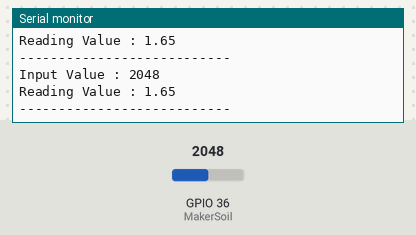
A sketch run on a simulated ESP32. Parts: the last lines printed to the serial monitor. Inputs (shaded band) come from the test bench; at power-on: GPIO 36 (MakerSoil) = 2048.

Above: at 1.8 s.
1.9 s: GPIO 36 (MakerSoil) set to 2866
At 2.8 s:
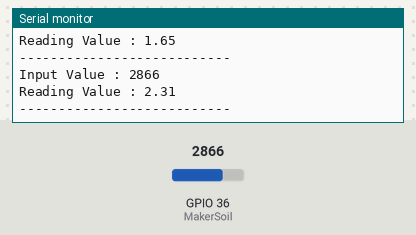
3.4 s: GPIO 36 (MakerSoil) set to 3603
At 4.7 s:
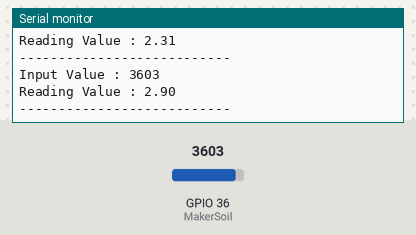
Timing chart, 0 to 6.4 s (numbered marks = the images above; inputs shaded):
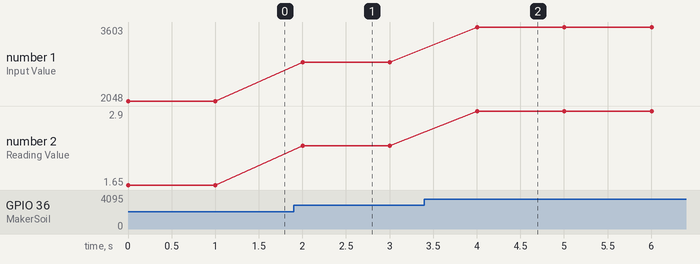

Measured:
- after the input at 1.9 s, the serial monitor: prints a new line after 0.10 s (image 1)
- after the input at 3.4 s, the serial monitor: prints a new line after 0.60 s (image 2)
- plotted number 1: 2048 → 2866 after the input at 1.9 s, 2866 → 3603 after the input at 3.4 s
- plotted number 2: 1.65 → 2.31 after the input at 1.9 s, 2.31 → 2.9 after the input at 3.4 s

The sketch:

AnalogRead.ino
```cpp
/*
DESCRIPTION:
This example code will use Robo ESP32 to read the analog input from Maker Soil Module
and then show the result on serial monitor. This code also applicable to any analog sensor.

CONNECTION:

-GROVE 7-      | Maker Soil
Robo ESP32     |
---------------------------
GND            | GND
VCC            | VCC
D39            | DIS
D36            | OUT

AUTHOR   : Cytron Technologies Sdn Bhd
WEBSITE  : www.cytron.io
EMAIL    : support@cytron.io
*/

const int MakerSoil = 36;
int inputvalue = 0;
float readingvalue = 0;

void setup() {

  pinMode(MakerSoil, INPUT);
  Serial.begin(115200);
}


void loop() {

  // Read the input value from Maker Soil
  inputvalue = analogRead(MakerSoil);

  //Convert input ADC value, 3.3V times 2^8 resolution
  readingvalue = (inputvalue * 3.3 / 4096);

  Serial.print("Input Value : ");
  Serial.println(inputvalue);
  Serial.print("Reading Value : ");
  Serial.println(readingvalue);
  Serial.println("---------------------------");

  delay(1000);
}
```
